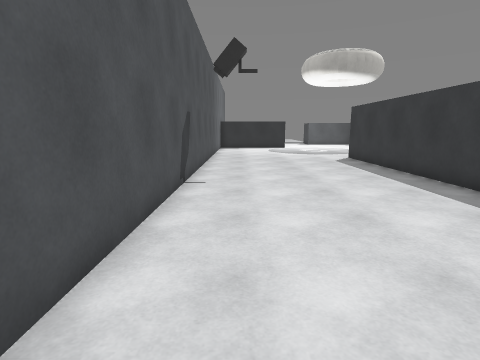
view 1 (above)

23 first-person views from a walk through a scene from a Unity 3-D project. The camera is 1.4 m above the floor, tilts 10° down and sees 80° across. The floor is counted in squares, 1 m on a side. Each view is taken from the middle of a square. On the plan, view 1 faces up. The plan holds only what a view shows up to about 14 squares ahead; the rest is blank. The place goes on beyond the plan. The player character is not drawn. Surface patterns are stand-ins for the level's own textures.

view 2
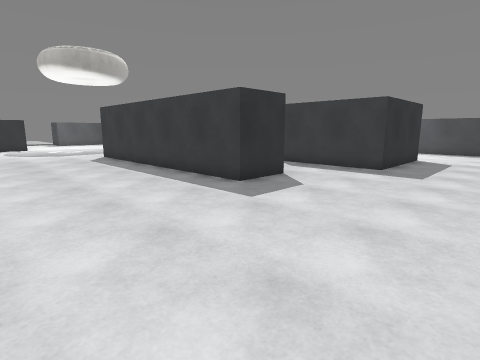

view 3
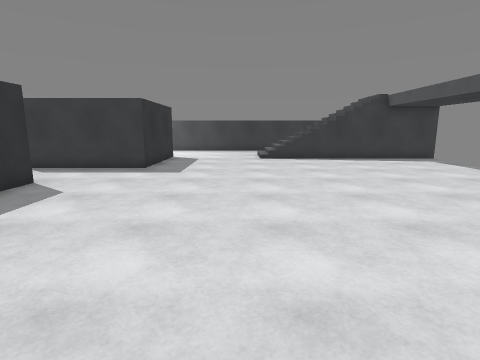

view 4
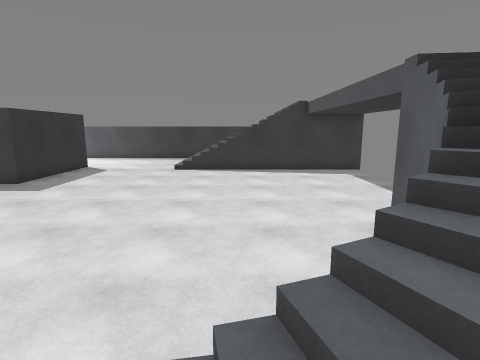

view 5
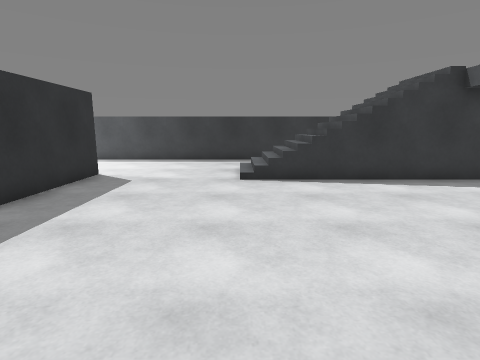

view 6
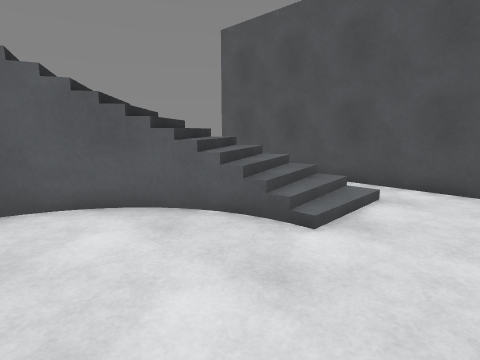

view 7
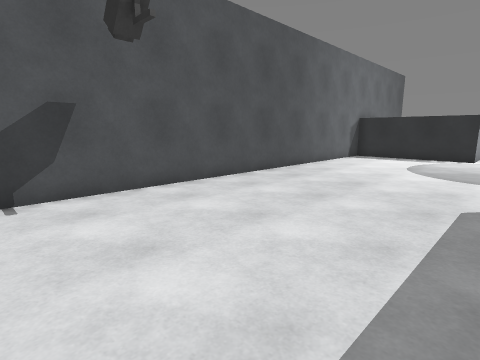

view 8
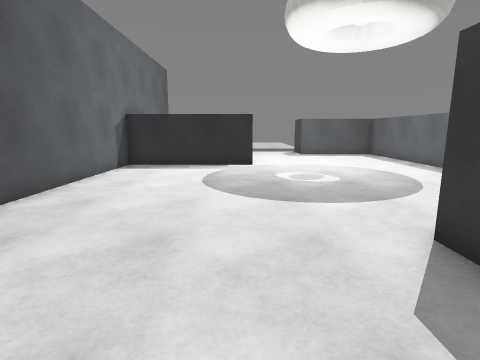

view 9
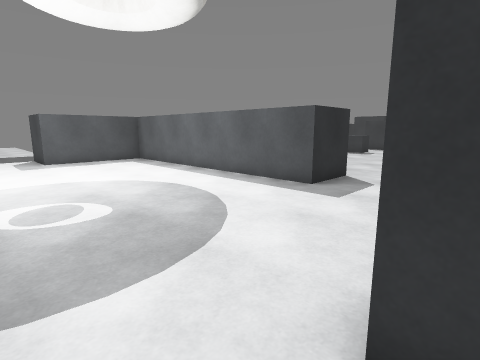

view 10
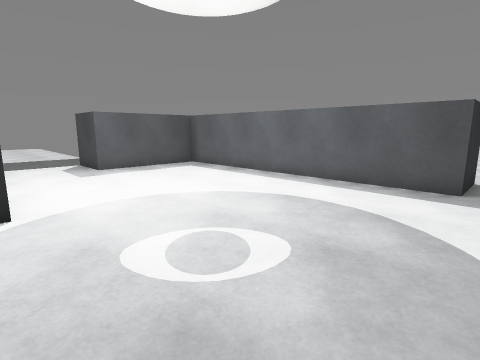

view 11
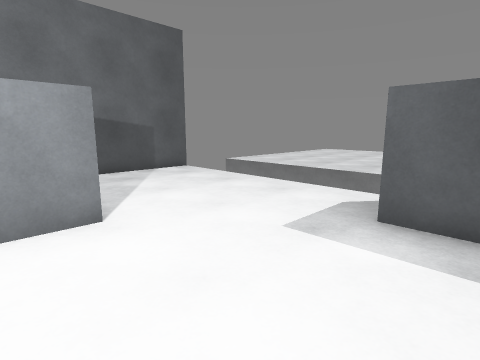

view 12
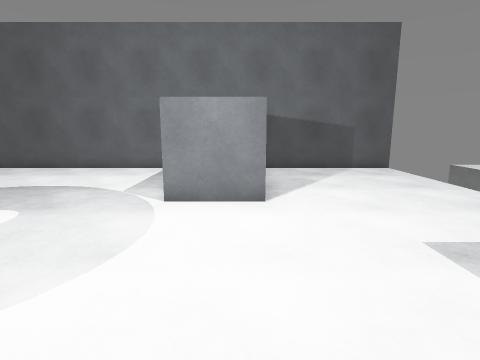

view 13
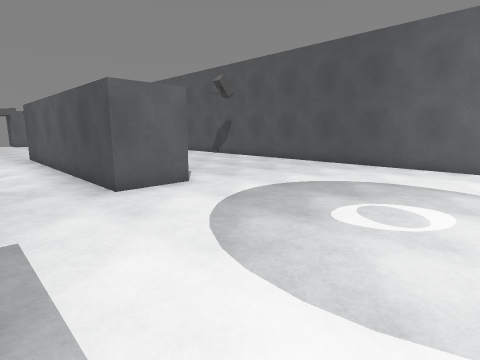

view 14
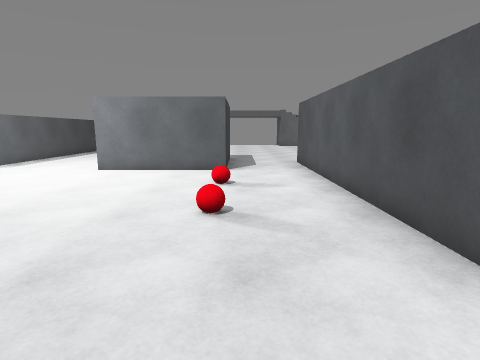

view 15
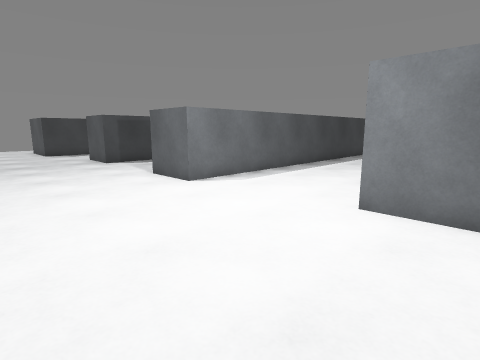

view 16
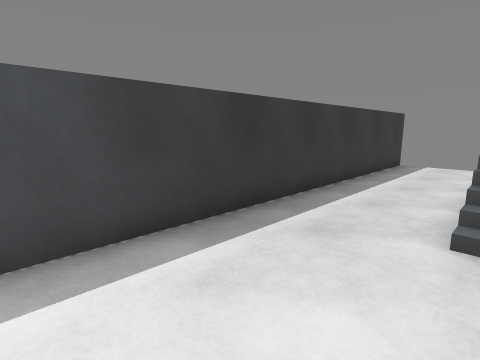

view 17
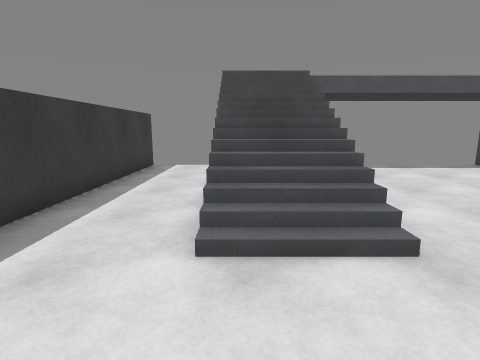

view 18
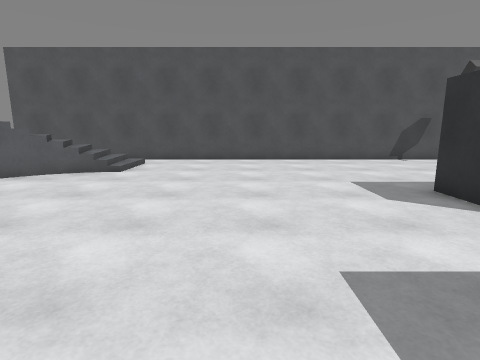

view 19
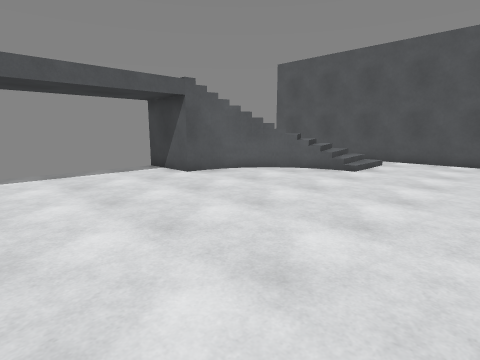

view 20
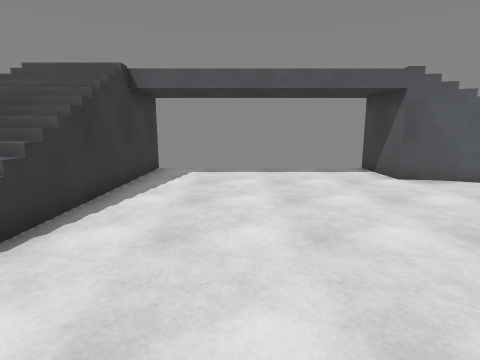

view 21
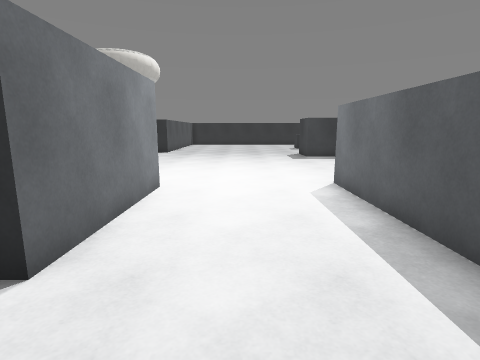

view 22
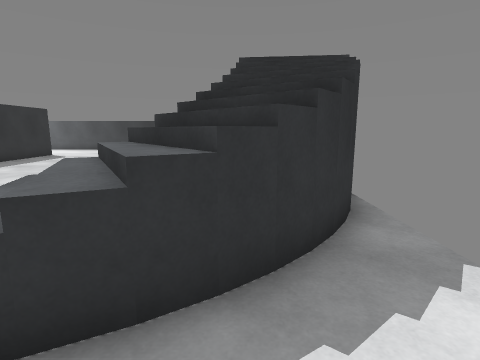

view 23
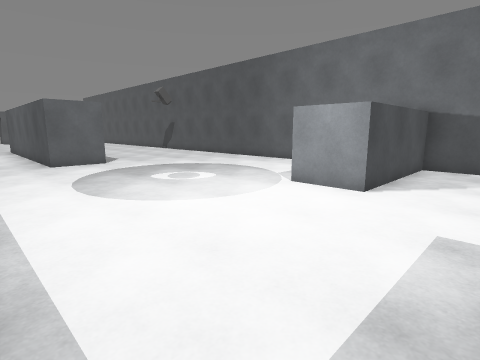

### Floor plan
Key: @ floor where view 1 was taken; # wall or solid block; . floor; / step, stairs or slope; = window, fence, low wall or low ledge; v drop or lower ground.
Columns run from 2 left of view 1 to 29 right of it. Each row starts with its distance up from view 1.
 30 #        #
 29 #........#
 28 #........#####
 27 #............#
 26 #............#
 25 #............#
 24 ######.......#
 23 ######.......#
 22 #............#
 21 #............#
 20 #............#
 19 #............#   ...
 18 #............##.....
 17 #................
 16 #.............
 15 #..............
 14 #.......##..............
 13 #.......##..............
 12 #.......##..............
 11 #.......##.....................
 10 #.......##......................
  9 #.......##......................
  8 #.......##.....................
  7 #.......##...#####....##....##
  6 #.......##...#   #....#   ..#
  5 #.......##...#   #....#     #
  4 #............#   #....#
  3 #............#####....#
  2 #.....................#
  1 #.....................#
  0 #.@...................#
 -1 #.....................#
 -2 #...............///...#
 -3 #...............///...#
 -4 #.///...........///...#
 -5 #.///=..........///...#
 -6 # ///=..........///...#
 -7 #  ///#.........///...#
 -8 #. v////#......./  ...#
 -9 #  ./////......./  ...#
-10 #  ...#//......./  ...#
-11 #                     #

Positions as (right, up) in squares from view 1, and headings:
1: (0, 0), facing up
2: (0, -1), facing up-right
3: (0, -1), facing right
4: (1, -5), facing right
5: (6, -2), facing right
6: (6, -2), facing down-left
7: (5, 7), facing up-left
8: (3, 11), facing up
9: (4, 14), facing up-right
10: (3, 17), facing up-right
11: (8, 23), facing up-left
12: (9, 24), facing left
13: (10, 21), facing down-left
14: (10, 17), facing down
15: (13, 12), facing down-right
16: (16, 2), facing down-right
17: (16, 1), facing down
18: (12, 0), facing left
19: (12, 0), facing down-left
20: (11, 0), facing down
21: (17, 0), facing up
22: (-1, -8), facing right
23: (10, 27), facing down-left
